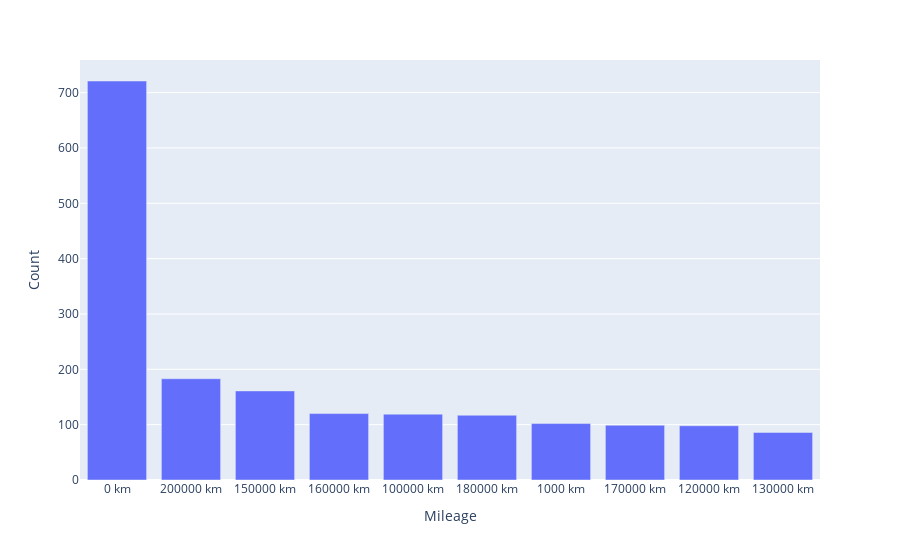

The notebook cell this image was saved under:
### Code cell
fig = px.bar(dfType, x='Mileage', y='Count')
fig.show()

### Figure 1 — Plotly figure (JSON) as saved in the notebook; plotly's stock layout.template omitted (floating-point values rounded to 4 significant figures)
{"data": [{"alignmentgroup": "True", "hovertemplate": "Mileage=%{x}<br>Count=%{y}<extra></extra>", "legendgroup": "", "marker": {"color": "#636efa", "pattern": {"shape": ""}}, "name": "", "offsetgroup": "", "orientation": "v", "showlegend": false, "textposition": "auto", "type": "bar", "x": ["0 km", "200000 km", "150000 km", "160000 km", "100000 km", "180000 km", "1000 km", "170000 km", "120000 km", "130000 km"], "xaxis": "x", "y": [721, 183, 161, 120, 119, 117, 102, 99, 98, 86], "yaxis": "y"}], "layout": {"barmode": "relative", "legend": {"tracegroupgap": 0}, "margin": {"t": 60}, "xaxis": {"anchor": "y", "domain": [0, 1], "title": {"text": "Mileage"}}, "yaxis": {"anchor": "x", "domain": [0, 1], "title": {"text": "Count"}}}}
